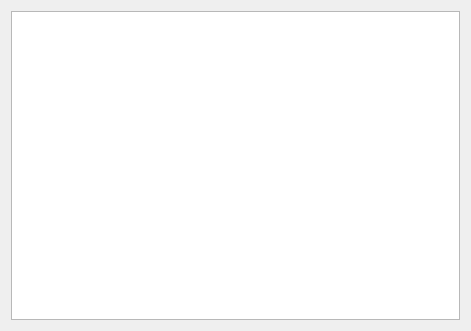
<?xml version="1.0" encoding="UTF-8"?>
<ui version="4.0">
 <class>TerminalDialog</class>
 <widget class="QDialog" name="TerminalDialog">
  <property name="geometry">
   <rect>
    <x>0</x>
    <y>0</y>
    <width>471</width>
    <height>331</height>
   </rect>
  </property>
  <property name="windowTitle">
   <string>Terminal</string>
  </property>
  <layout class="QVBoxLayout" name="verticalLayout">
   <item>
    <widget class="QPlainTextEdit" name="terminal"/>
   </item>
  </layout>
 </widget>
 <resources/>
 <connections/>
</ui>
